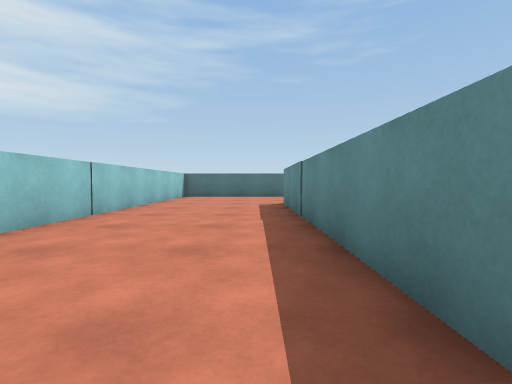
[1] (above)

24 first-person views from a walk through a Unity game level. The camera is 0.62 m above the floor, tilts 2° down and sees 85° across. The floor is counted in squares, 1 m on a side. Each view is taken from the middle of a square. On the plan, view 1 faces up. The plan holds only what a view shows up to about 9 squares ahead; the rest is blank. The place goes on beyond the plan. Surface patterns are stand-ins for the level's own textures.

[2]
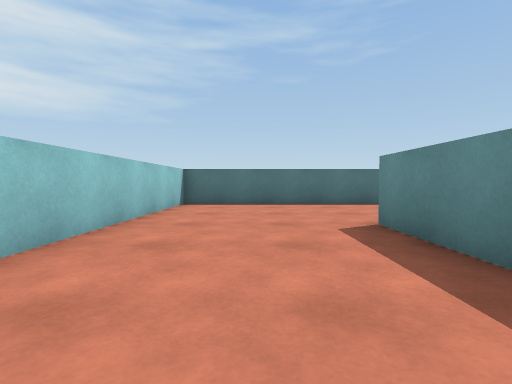

[3]
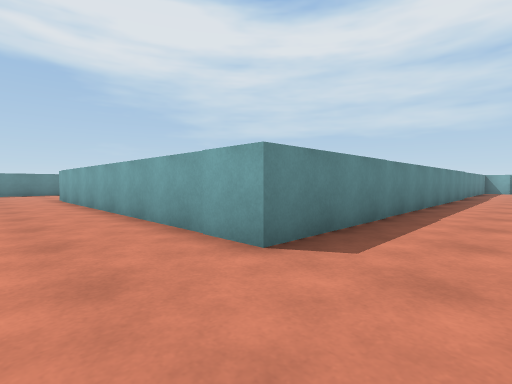

[4]
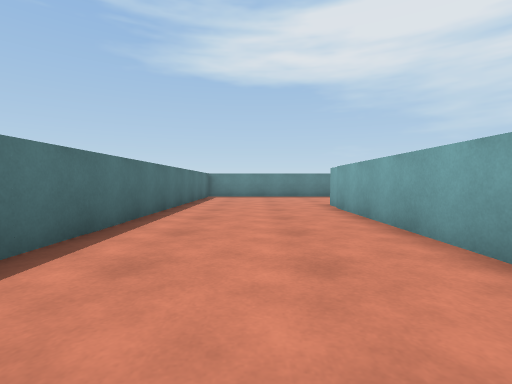

[5]
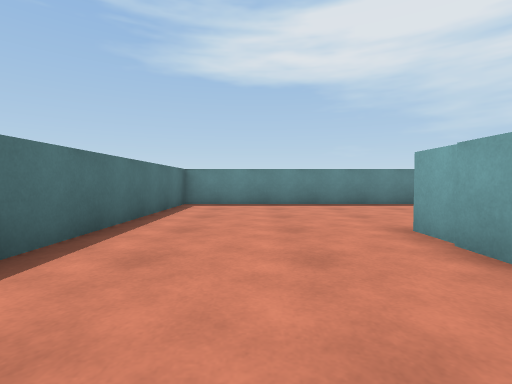

[6]
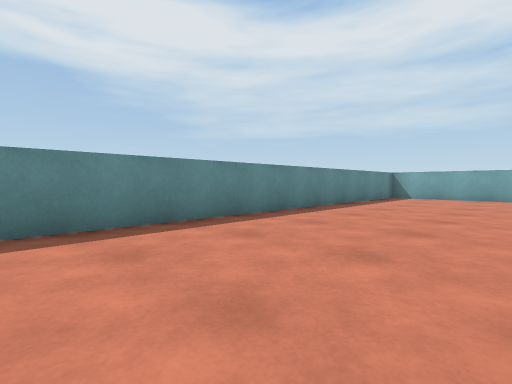

[7]
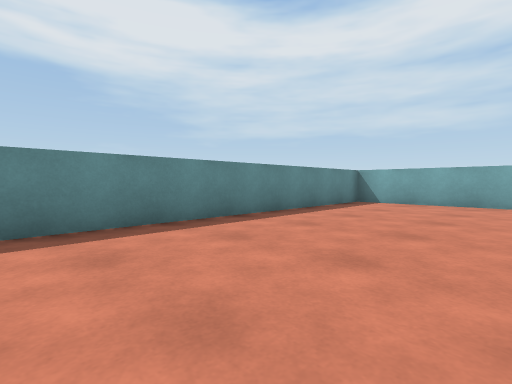

[8]
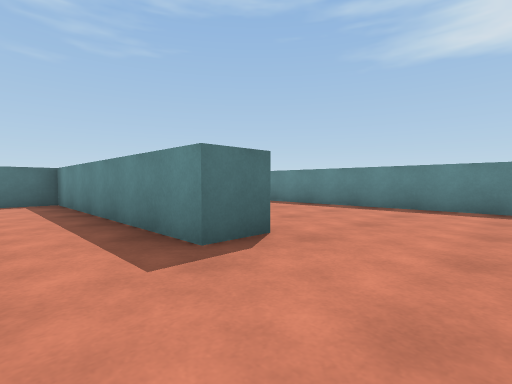

[9]
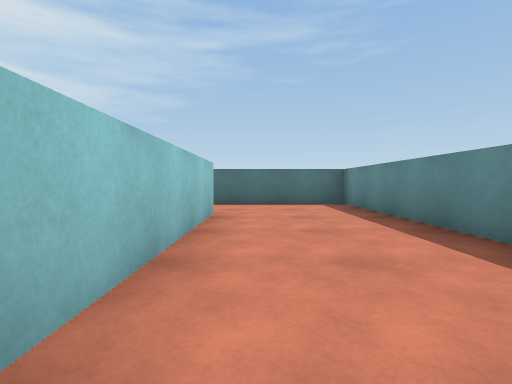

[10]
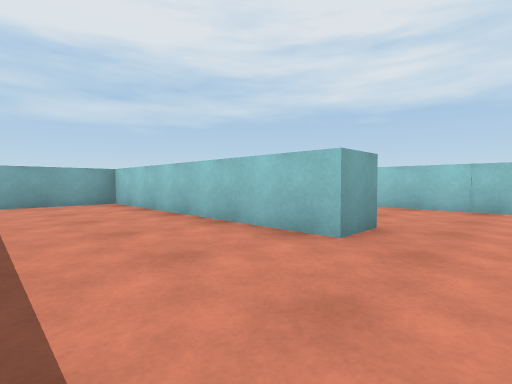

[11]
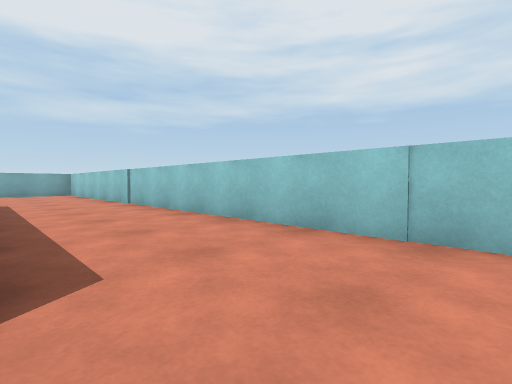

[12]
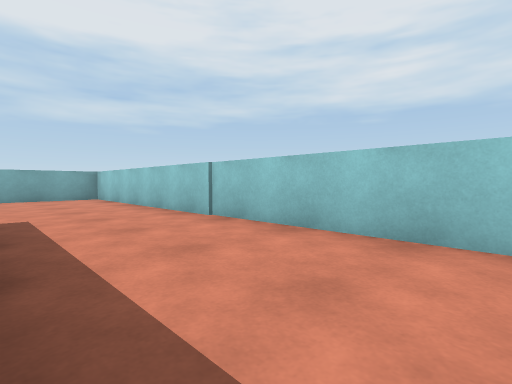

[13]
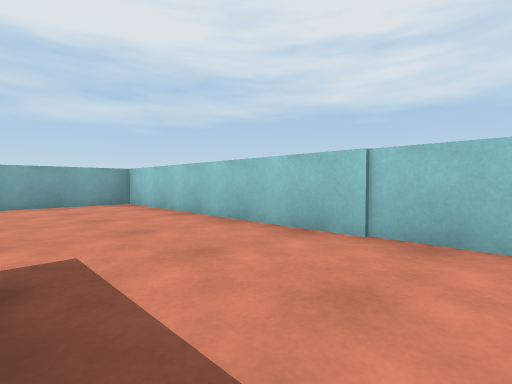

[14]
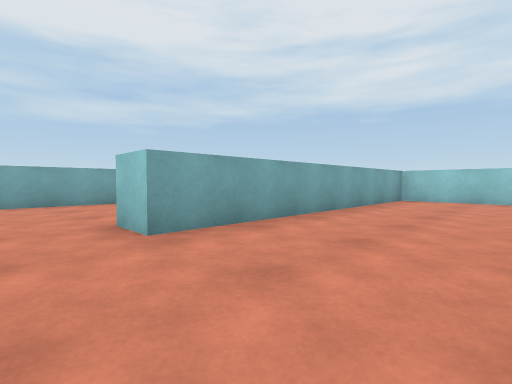

[15]
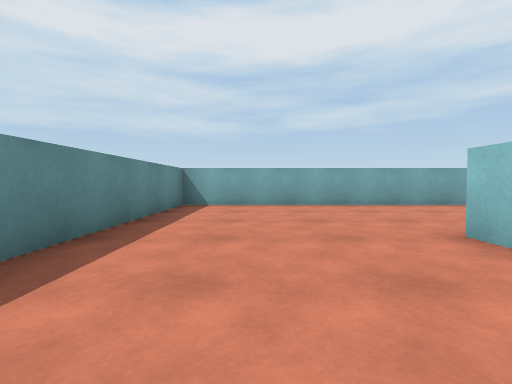

[16]
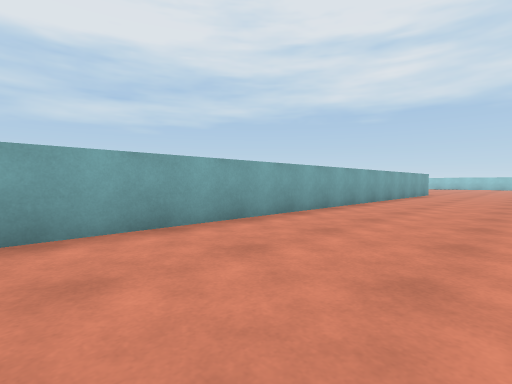

[17]
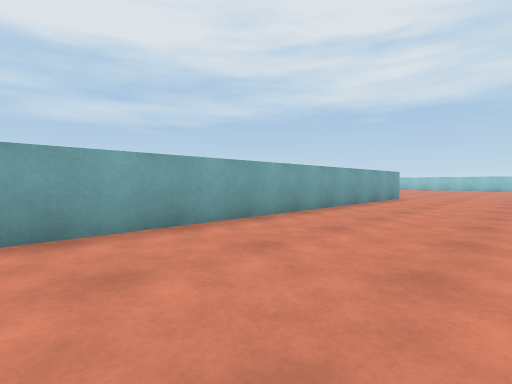

[18]
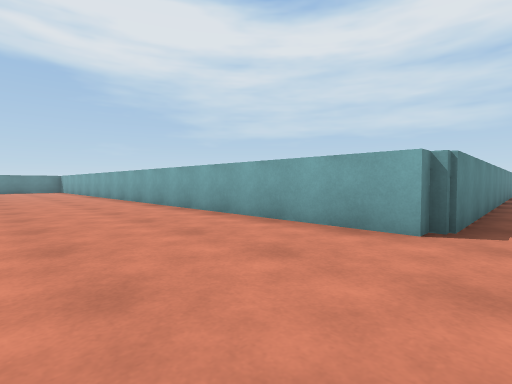

[19]
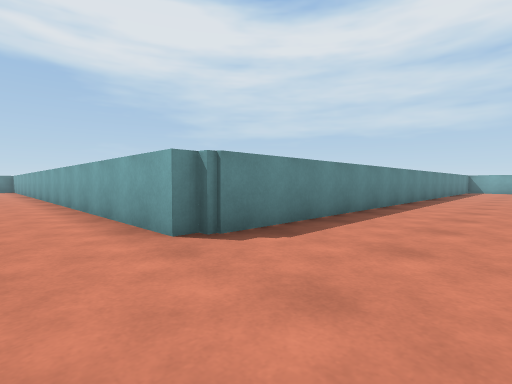

[20]
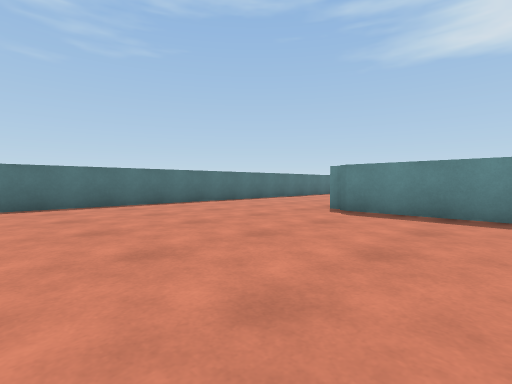

[21]
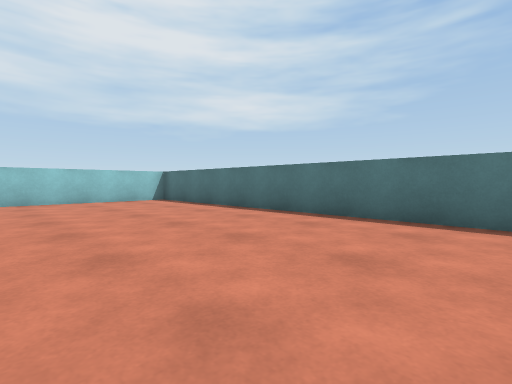

[22]
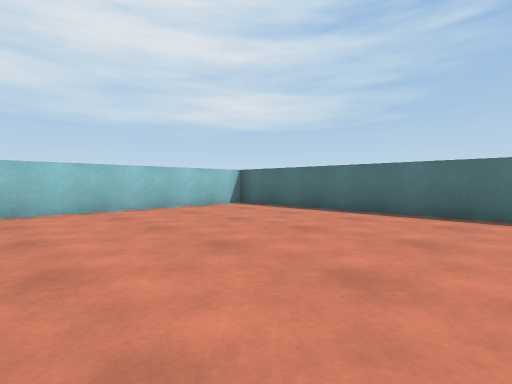

[23]
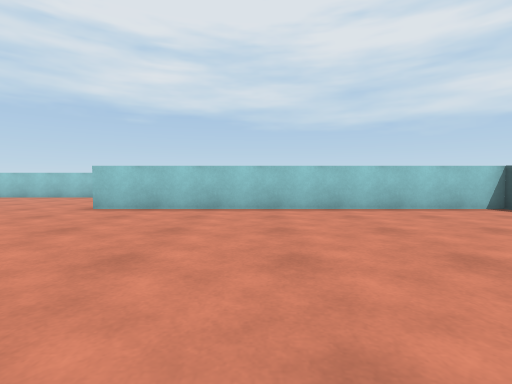

[24]
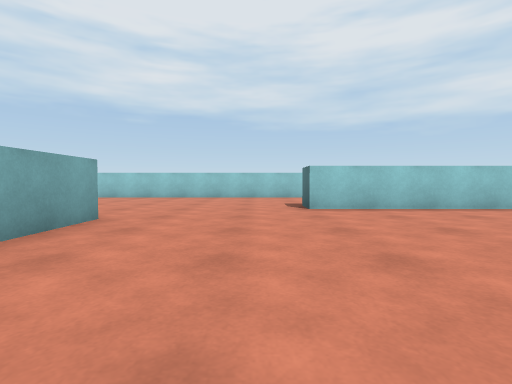

### Floor plan
Points are (right, up) in squares from view 1. A wall is a line through its corners. A room is listed if a view was taken in it or the views show most of it. See-through windows are left out.
Room 1 (views 1, 2, 3, 4, 5, 6, 7, 8, 9, 10)
walls: (0.8, -1) (0.8, 8.1) (10.6, 8.1); (5.1, 4.5) (6.2, 4.5) (6.2, -2.6) (8.8, -2.6); (10.6, 0.3) (9.5, 0.3) (9.5, 7.1) (5.8, 7.1); (2.6, 12) (-3.1, 12) (-3.1, 3.4); (11.2, -2.6) (15, -2.6) (15, 12) (5.1, 12)
ways out: opening at (6, 5.5) to room 2
Room 2 (views 11, 12, 13, 14, 15, 16, 17, 18, 19, 20, 21, 22, 23, 24)
walls: (-4.1, -15) (-4.1, -14.6) (15, -14.6) (15, -9.1); (-4.3, -23.1) (-4.3, -14.9); (-5, -10.3) (-17.4, -10.3) (-17.4, -19.8) (-18.4, -19.8); (-15.8, -23.7) (-13.9, -23.7); (1.8, 5.9) (1.8, -9.2) (10.6, -9.2) (10.6, -10.2)
ways out: opening at (6, 5.5) to room 1

Positions as (right, up) in squares from view 1, and headings:
1: (0, 0), facing up
2: (-1, 4), facing up
3: (-1, 10), facing down-right
4: (3, 10), facing right
5: (7, 10), facing right
6: (11, 9), facing down-right
7: (11, 6), facing down-right
8: (8, -2), facing up-right
9: (7, -1), facing up
10: (9, 6), facing down-left
11: (5, 6), facing down-left
12: (5, 2), facing down-left
13: (5, -1), facing down-left
14: (12, -6), facing down-left
15: (13, -7), facing down
16: (11, -11), facing down-left
17: (7, -11), facing down-left
18: (-5, -11), facing down-right
19: (-7, -13), facing down-right
20: (-10, -18), facing up-right
21: (-8, -15), facing up-left
22: (-11, -16), facing up-left
23: (-11, -16), facing left
24: (-11, -21), facing left
